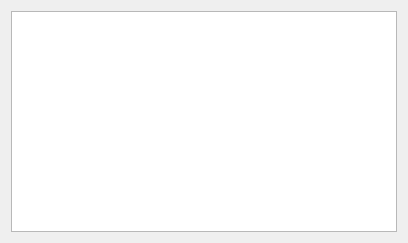
<?xml version="1.0" encoding="UTF-8"?>
<ui version="4.0">
 <class>Widget</class>
 <widget class="QWidget" name="Widget">
  <property name="geometry">
   <rect>
    <x>0</x>
    <y>0</y>
    <width>408</width>
    <height>243</height>
   </rect>
  </property>
  <property name="windowTitle">
   <string>Widget</string>
  </property>
  <layout class="QVBoxLayout" name="verticalLayout">
   <item>
    <widget class="QListWidget" name="listWidget"/>
   </item>
  </layout>
 </widget>
 <resources/>
 <connections/>
</ui>
